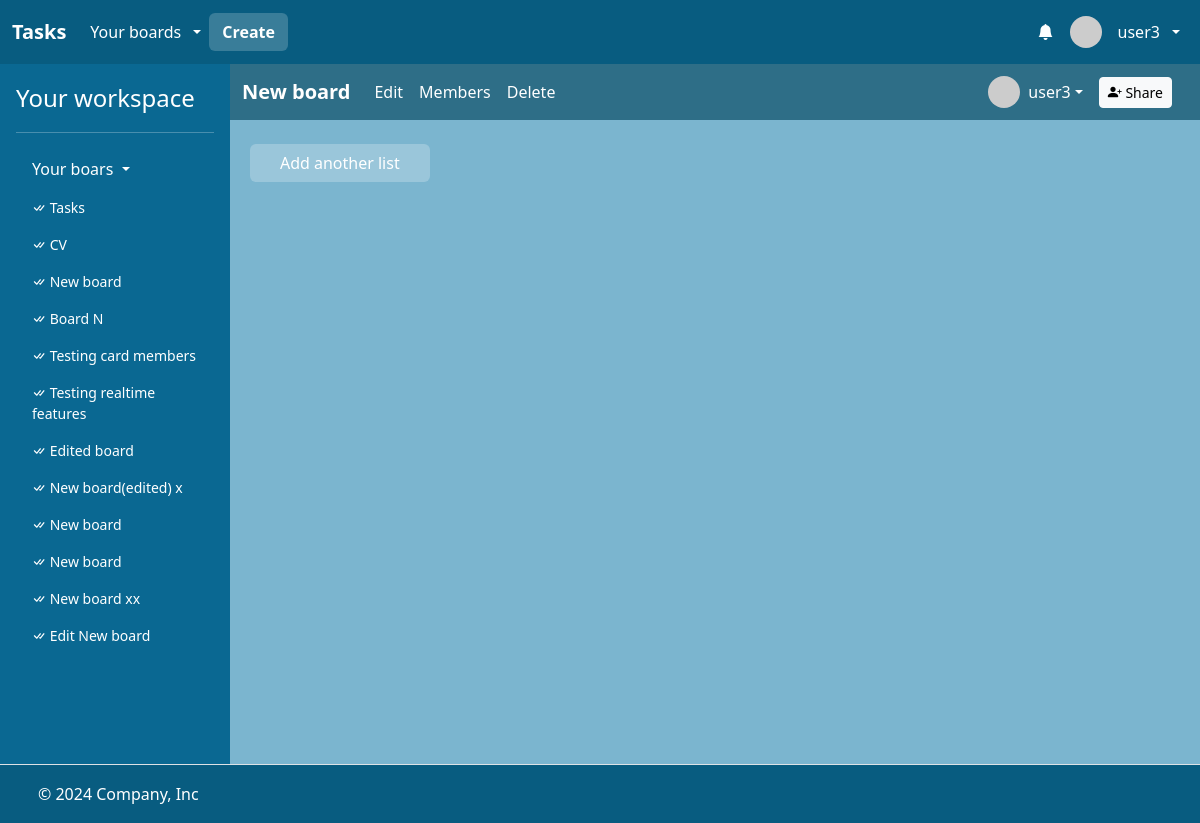
Before: /boards/51 (signed in) with the older database file.
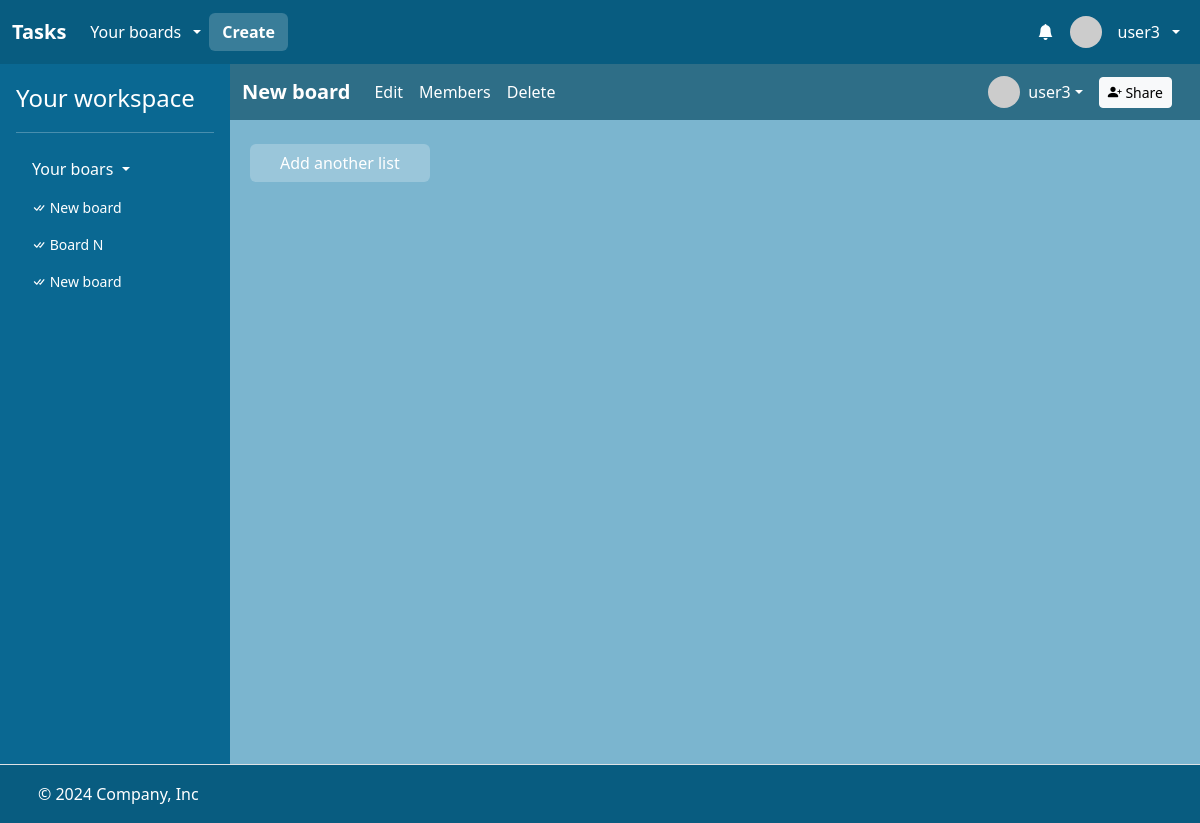
After: the same page with the newer database file.
### task/models.py (models this page shows)
class Board(models.Model):
    name = models.CharField(max_length=256)
    description = models.CharField(max_length=256)
    members = models.ManyToManyField(User, related_name="boards")
    created_at = models.DateTimeField(auto_now_add=True)

### task/views/board_views.py (the view)
# urls.py: path("boards/<int:board_id>", views.board_view, name="board"),
@login_required
def board_view(request, board_id):
    board = (
        request.user.boards.filter(id=board_id)
        .prefetch_related("members", "lists__cards", "lists")
        .first()
    )
    if board is None:
        return apology(request, "Board does not exist!", 400)
    lists = (
        board.lists.all()
        .order_by("position")
        .prefetch_related(
            Prefetch(
                "cards",
                queryset=Card.objects.order_by("position"),
                to_attr="ordered_cards",
            )
        )
    )
    members = board.members.all()
    total_member = members.count()
    for index, member in enumerate(members):
        member.index = total_member - index
    return render(
        request,
        "task/board.html",
        {
            "board": board,
            "lists": lists,
            "boards": request.user.boards.all(),
            "members": members,
        },
    )

### task/templates/task/board.html (shortened to what this page needs)
{% extends "task/layout.html" %}
{% load static %}
{% block main %}
<div class="d-flex flex-column h-100 bg-custom-1">
    <nav class="navbar navbar-expand-lg bg-custom-2" data-bs-theme="dark">
        <div class="container-fluid">
          <a id="board-title" class="navbar-brand fw-bold" href="{% url 'board' board.id %}" data-board-id="{{ board.id }}">{{ board.name }}</a>
          <div class="collapse navbar-collapse" id="navbarBoard">
            <ul class="navbar-nav me-auto mb-2 mb-lg-0">
                <li class="nav-item">
                    <a class="nav-link active" aria-current="page" href="{% url 'edit_board' board.id %}">Edit</a>
                </li>
                <li class="nav-item">
                    <a class="nav-link active" aria-current="page" href="{% url 'board_members' board.id %}">Members</a>
                </li>
                <li class="nav-item">
                    <button type="button" class="nav-link active" data-bs-toggle="modal" data-bs-target="#confirmBoardDeletionModal">
                        Delete
                    </button>
                </li>
            </ul>
            <div class="d-flex align-items-center gap-3">
                <div class="dropdown">
                    <a href="#" class="text-decoration-none  d-flex align-items-center text-white dropdown-toggle" id="dropdownUser1" data-bs-toggle="dropdown" aria-expanded="false">
                      <img src="https://i.pravatar.cc/48?u={{ user.id }}" alt="" width="32" height="32" class="rounded-circle me-2">
                      <span>{{ user.username }}</span>
                    </a>
                </div>
                <a class="btn btn-sm btn-light" href="{% url 'board_add_member' board.id %}"><i class="bi bi-person-plus-fill"></i> Share</a>
            </div>
          </div>
        </div>
    </nav>
    <div class="d-flex m-3">
        <div class="scrollable-flex task-lists g-3 mt-2">
                <div class="col px-1 flex-20">
                    <div class="card border-0 rounded-xl" draggable="true" id="task-add-list-btn">
                        <a class="btn text-white rounded-xl" href="{% url 'create_list_view' board.id %}">Add another list</a>
                    </div>
                </div>
        </div>
    </div>
</div>
{% endblock %}

### task/templates/task/layout.html (shortened to what the changed rows need)
<!DOCTYPE html>
{% load static %}
{% load humanize %}
<html lang="en">
    <head>
        <link href="https://cdn.jsdelivr.net/npm/bootstrap@5.3.3/dist/css/bootstrap.min.css" rel="stylesheet">
        <link rel="stylesheet" href="https://cdn.jsdelivr.net/npm/bootstrap-icons@1.3.0/font/bootstrap-icons.css">
        <link href="{% static 'styles.css' %}" rel="stylesheet">
    </head>
    <body class="h-100vh">
        <div class="d-flex flex-column h-100">
            <main class="flex-fill">
                <div class="d-flex flex-nowrap h-100">
                    {% if user.is_authenticated %}
                    <div class="d-none d-lg-flex flex-column flex-shrink-0 p-3 text-white side-menu-container">
                        <ul class="nav nav-pills flex-column mb-auto">
                          <li class="mb-1">
                            <div class="collapse show " id="home-collapse">
                                <ul class="btn-toggle-nav list-unstyled fw-normal pb-1 small max-height-490 overflow-auto">
                                    {% for board in boards %}
                                    <li>
                                        <a href="{% url 'board' board.id %}" class="nav-link text-white">
                                            <i class="bi bi-check-all"></i>
                                            {{ board.name }}
                                        </a>
                                    </li>
                                    {% endfor %}
                                </ul>
                            </div>
                          </li>
                        </ul>
                    </div>
                    {% endif %}
                    <div class="flex-fill bg-white min-heigt-700 overflow-x-hidden">
                        {% block main %}
                        {% endblock %}
                    </div>
                </div>
            </main>
        </div>
    </body>
</html>

Changed rows visible on the page:
removed Board: name "Tasks"
removed Board: name "CV"
removed Board: name "Testing card members"
removed Board: name "Testing realtime features"
removed Board: name "Edited board"
removed Board: name "New board(edited) x"
removed Board: name "New board"
removed Board: name "New board xx"
removed Board: name "Edit New board"
